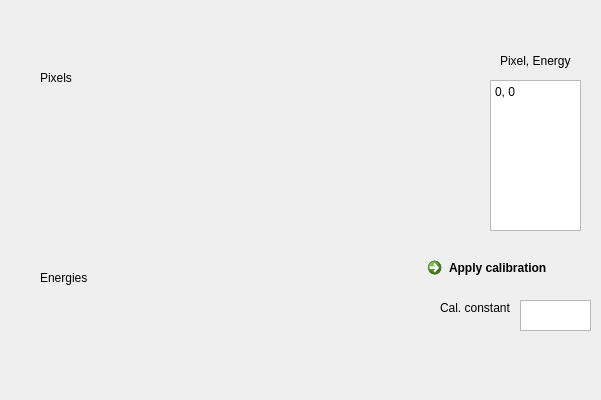
    <widget class="QWidget" name="tab_calibration">
     <attribute name="title">
      <string>Calibration</string>
     </attribute>
     <widget class="QWidget" name="gridLayoutWidget_5">
      <property name="geometry">
       <rect>
        <x>30</x>
        <y>100</y>
        <width>351</width>
        <height>101</height>
       </rect>
      </property>
      <layout class="QGridLayout" name="gridLayout_8"/>
     </widget>
     <widget class="QWidget" name="gridLayoutWidget_6">
      <property name="geometry">
       <rect>
        <x>30</x>
        <y>300</y>
        <width>351</width>
        <height>91</height>
       </rect>
      </property>
      <layout class="QGridLayout" name="gridLayout_9"/>
     </widget>
     <widget class="QLabel" name="label_pixel_axis">
      <property name="geometry">
       <rect>
        <x>40</x>
        <y>70</y>
        <width>49</width>
        <height>16</height>
       </rect>
      </property>
      <property name="text">
       <string>Pixels</string>
      </property>
     </widget>
     <widget class="QLabel" name="label_energy_axis">
      <property name="geometry">
       <rect>
        <x>40</x>
        <y>270</y>
        <width>49</width>
        <height>16</height>
       </rect>
      </property>
      <property name="text">
       <string>Energies</string>
      </property>
     </widget>
     <widget class="QTextEdit" name="test_edit_cal_points">
      <property name="geometry">
       <rect>
        <x>490</x>
        <y>80</y>
        <width>91</width>
        <height>151</height>
       </rect>
      </property>
      <property name="html">
       <string>&lt;!DOCTYPE HTML PUBLIC &quot;-//W3C//DTD HTML 4.0//EN&quot; &quot;http://www.w3.org/TR/REC-html40/strict.dtd&quot;&gt;
&lt;html&gt;&lt;head&gt;&lt;meta name=&quot;qrichtext&quot; content=&quot;1&quot; /&gt;&lt;meta charset=&quot;utf-8&quot; /&gt;&lt;style type=&quot;text/css&quot;&gt;
p, li { white-space: pre-wrap; }
hr { height: 1px; border-width: 0; }
li.unchecked::marker { content: &quot;\2610&quot;; }
li.checked::marker { content: &quot;\2612&quot;; }
&lt;/style&gt;&lt;/head&gt;&lt;body style=&quot; font-family:'Segoe UI'; font-size:9pt; font-weight:400; font-style:normal;&quot;&gt;
&lt;p style=&quot; margin-top:0px; margin-bottom:0px; margin-left:0px; margin-right:0px; -qt-block-indent:0; text-indent:0px;&quot;&gt;0, 0&lt;/p&gt;
&lt;p style=&quot;-qt-paragraph-type:empty; margin-top:0px; margin-bottom:0px; margin-left:0px; margin-right:0px; -qt-block-indent:0; text-indent:0px;&quot;&gt;&lt;br /&gt;&lt;/p&gt;&lt;/body&gt;&lt;/html&gt;</string>
      </property>
     </widget>
     <widget class="QLabel" name="label_cal_points">
      <property name="geometry">
       <rect>
        <x>500</x>
        <y>50</y>
        <width>71</width>
        <height>21</height>
       </rect>
      </property>
      <property name="text">
       <string>Pixel, Energy</string>
      </property>
     </widget>
     <widget class="QCommandLinkButton" name="commandLinkButton_3">
      <property name="geometry">
       <rect>
        <x>420</x>
        <y>250</y>
        <width>172</width>
        <height>41</height>
       </rect>
      </property>
      <property name="text">
       <string>Apply calibration</string>
      </property>
     </widget>
     <widget class="QLabel" name="label_cal_constant">
      <property name="geometry">
       <rect>
        <x>440</x>
        <y>300</y>
        <width>91</width>
        <height>16</height>
       </rect>
      </property>
      <property name="text">
       <string>Cal. constant</string>
      </property>
     </widget>
     <widget class="QTextBrowser" name="text_display_cal_constant">
      <property name="geometry">
       <rect>
        <x>520</x>
        <y>300</y>
        <width>71</width>
        <height>31</height>
       </rect>
      </property>
      <property name="html">
       <string>&lt;!DOCTYPE HTML PUBLIC &quot;-//W3C//DTD HTML 4.0//EN&quot; &quot;http://www.w3.org/TR/REC-html40/strict.dtd&quot;&gt;
&lt;html&gt;&lt;head&gt;&lt;meta name=&quot;qrichtext&quot; content=&quot;1&quot; /&gt;&lt;meta charset=&quot;utf-8&quot; /&gt;&lt;style type=&quot;text/css&quot;&gt;
p, li { white-space: pre-wrap; }
hr { height: 1px; border-width: 0; }
li.unchecked::marker { content: &quot;\2610&quot;; }
li.checked::marker { content: &quot;\2612&quot;; }
&lt;/style&gt;&lt;/head&gt;&lt;body style=&quot; font-family:'Segoe UI'; font-size:9pt; font-weight:400; font-style:normal;&quot;&gt;
&lt;p style=&quot;-qt-paragraph-type:empty; margin-top:0px; margin-bottom:0px; margin-left:0px; margin-right:0px; -qt-block-indent:0; text-indent:0px;&quot;&gt;&lt;br /&gt;&lt;/p&gt;&lt;/body&gt;&lt;/html&gt;</string>
      </property>
     </widget>
    </widget>
